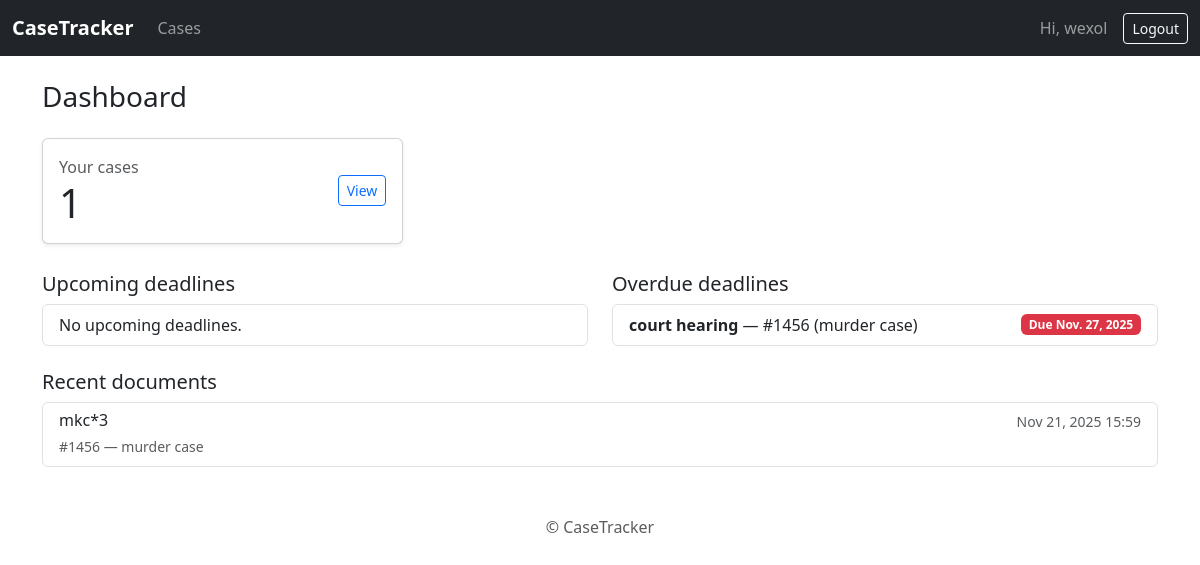
The app's page / (signed in) with its own data.
### cases/models.py (models this page shows, shortened)
class Deadline(models.Model):
    case = models.ForeignKey(Case, on_delete=models.CASCADE, related_name="deadlines")
    title = models.CharField(max_length=200)
    due_date = models.DateField()
    is_completed = models.BooleanField(default=False)
    notes = models.TextField(blank=True)
    created_at = models.DateTimeField(auto_now_add=True)
    class Meta:
        ordering = ["is_completed", "due_date"]

class Case(models.Model):
    STATUS_CHOICES = [
        ("OPEN", "Open"),
        ("PENDING", "Pending"),
        ("CLOSED", "Closed"),
        ("ON_HOLD", "On Hold"),
    ]
    title = models.CharField(max_length=200)
    case_number = models.CharField(max_length=100, unique=True)
    description = models.TextField(blank=True)
    court = models.CharField(max_length=150, blank=True)
    filing_date = models.DateField(default=timezone.now)
    status = models.CharField(max_length=20, choices=STATUS_CHOICES, default="OPEN")
    owner = models.ForeignKey(User, on_delete=models.CASCADE, related_name="owned_cases")
    team = models.ManyToManyField(User, blank=True, related_name="shared_cases")
    created_at = models.DateTimeField(auto_now_add=True)
    updated_at = models.DateTimeField(auto_now=True)
    class Meta:
        ordering = ["-created_at"]

class Document(models.Model):
    case = models.ForeignKey(Case, on_delete=models.CASCADE, related_name="documents")
    title = models.CharField(max_length=200)
    description = models.TextField(blank=True)
    file = models.FileField(upload_to=document_upload_path)
    original_filename = models.CharField(max_length=255, blank=True)
    content_type = models.CharField(max_length=100, blank=True)
    size = models.PositiveIntegerField(default=0)
    uploaded_by = models.ForeignKey(User, on_delete=models.PROTECT)
    uploaded_at = models.DateTimeField(auto_now_add=True)
    class Meta:
        ordering = ["-uploaded_at"]

### cases/views.py (the view)
# urls.py: path('', views.DashboardView.as_view(), name='dashboard'),
class DashboardView(LoginRequiredMixin, TemplateView):
    template_name = "cases/dashboard.html"
    def get_context_data(self, **kwargs):
        ctx = super().get_context_data(**kwargs)
        user = self.request.user
        cases = Case.objects.filter(Q(owner=user) | Q(team=user)).distinct()
        today = timezone.localdate()
        upcoming = Deadline.objects.filter(case__in=cases, is_completed=False, due_date__gte=today).order_by("due_date")[:10]
        overdue = Deadline.objects.filter(case__in=cases, is_completed=False, due_date__lt=today).order_by("due_date")[:10]
        ctx.update({
            "case_count": cases.count(),
            "upcoming_deadlines": upcoming,
            "overdue_deadlines": overdue,
            "recent_documents": Document.objects.filter(case__in=cases).order_by("-uploaded_at")[:10],
        })
        return ctx

### cases/templates/cases/dashboard.html
{% extends "cases/base.html" %}
{% block content %}
<h1 class="h3 mb-4">Dashboard</h1>
<div class="row g-3">
  <div class="col-md-4">
    <div class="card shadow-sm">
      <div class="card-body">
        <div class="d-flex align-items-center justify-content-between">
          <div>
            <div class="text-muted">Your cases</div>
            <div class="display-6">{{ case_count }}</div>
          </div>
          <a href="{% url 'cases:case_list' %}" class="btn btn-outline-primary btn-sm">View</a>
        </div>
      </div>
    </div>
  </div>
</div>
<div class="row g-4 mt-1">
  <div class="col-md-6">
    <h2 class="h5">Upcoming deadlines</h2>
    <ul class="list-group">
      {% for d in upcoming_deadlines %}
      <li class="list-group-item d-flex justify-content-between align-items-center">
        <span><strong>{{ d.title }}</strong> — {{ d.case.case_number }} ({{ d.case.title }})</span>
        <span class="badge text-bg-info">{{ d.due_date }}</span>
      </li>
      {% empty %}
      <li class="list-group-item">No upcoming deadlines.</li>
      {% endfor %}
    </ul>
  </div>
  <div class="col-md-6">
    <h2 class="h5">Overdue deadlines</h2>
    <ul class="list-group">
      {% for d in overdue_deadlines %}
      <li class="list-group-item d-flex justify-content-between align-items-center">
        <span><strong>{{ d.title }}</strong> — {{ d.case.case_number }} ({{ d.case.title }})</span>
        <span class="badge text-bg-danger">Due {{ d.due_date }}</span>
      </li>
      {% empty %}
      <li class="list-group-item">No overdue deadlines. 🎉</li>
      {% endfor %}
    </ul>
  </div>
</div>
<div class="mt-4">
  <h2 class="h5">Recent documents</h2>
  <div class="list-group">
    {% for doc in recent_documents %}
    <a class="list-group-item list-group-item-action" href="{% url 'cases:case_detail' doc.case.pk %}">
      <div class="d-flex w-100 justify-content-between">
        <h6 class="mb-1">{{ doc.title }}</h6>
        <small class="text-muted">{{ doc.uploaded_at|date:"M d, Y H:i" }}</small>
      </div>
      <small class="text-muted">{{ doc.case.case_number }} — {{ doc.case.title }}</small>
    </a>
    {% empty %}
    <div class="list-group-item">No documents yet.</div>
    {% endfor %}
  </div>
</div>
{% endblock %}

### cases/templates/cases/base.html (shortened to what this page needs)
{% load static %}
<!doctype html>
<html lang="en">
<head>
  <link href="https://cdn.jsdelivr.net/npm/bootstrap@5.3.3/dist/css/bootstrap.min.css" rel="stylesheet">
  <link rel="stylesheet" href="{% static 'app.css' %}">
</head>
<body>
<nav class="navbar navbar-expand-lg navbar-dark bg-dark">
  <div class="container-fluid">
    <a class="navbar-brand fw-semibold" href="{% url 'cases:dashboard' %}">CaseTracker</a>
    <div class="collapse navbar-collapse" id="nav">
      {% if user.is_authenticated %}
      <ul class="navbar-nav me-auto mb-2 mb-lg-0">
        <li class="nav-item"><a class="nav-link" href="{% url 'cases:case_list' %}">Cases</a></li>
      </ul>
      <span class="navbar-text me-3">Hi, {{ user.get_username }}</span>
      <a class="btn btn-outline-light btn-sm" href="{% url 'logout' %}">Logout</a>
      {% else %}
      <a class="btn btn-outline-light btn-sm ms-auto" href="{% url 'login' %}">Login</a>
      {% endif %}
    </div>
  </div>
</nav>
<main class="container my-4">
  {% block content %}{% endblock %}
</main>
<footer class="text-center text-muted py-4">© {{ now|date:"Y" }} CaseTracker</footer>
</body>
</html>

### records on screen
Deadline: title "court hearing", case.case_number "#1456", case "murder case", due_date "Nov. 27, 2025"
Document: title "mkc*3", uploaded_at "Nov 21, 2025 15:59", case.case_number "#1456", case "murder case"

### other values on screen
{{ user.get_username }} "wexol"
{{ case_count }} "1"
